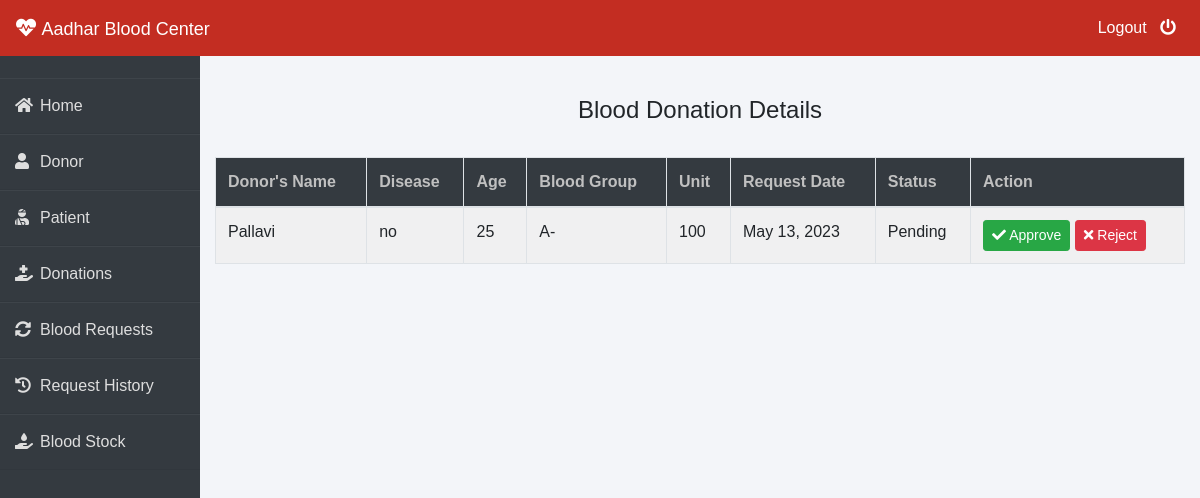
/admin-donation (signed in), run on an earlier commit of the app's database.
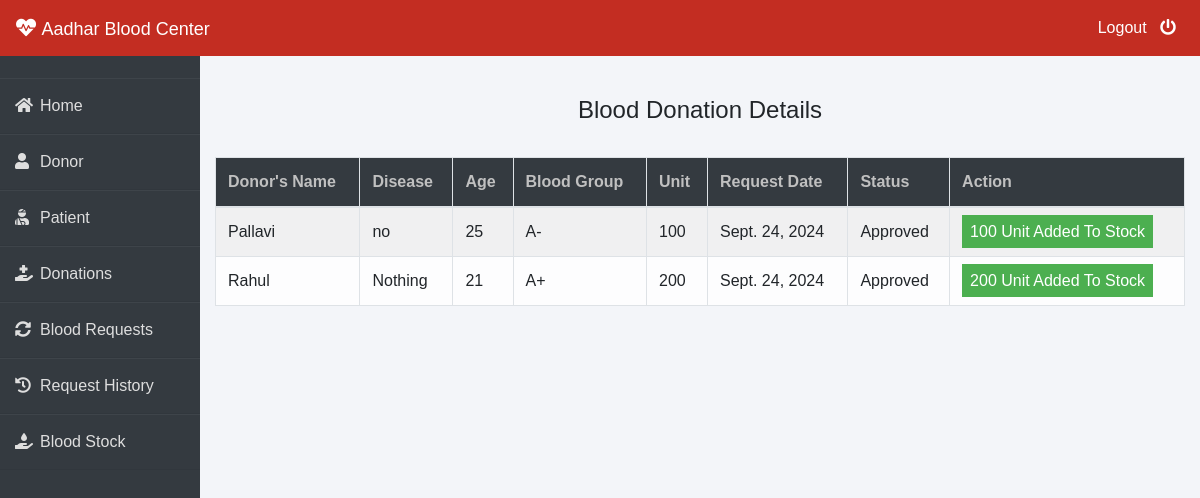
And on a later commit of the database.
### donor/models.py (models this page shows, shortened)
class BloodDonate(models.Model):
    donor=models.ForeignKey(Donor,on_delete=models.CASCADE)
    disease=models.CharField(max_length=100,default="Nothing")
    age=models.PositiveIntegerField()
    bloodgroup=models.CharField(max_length=10)
    unit=models.PositiveIntegerField(default=0)
    status=models.CharField(max_length=20,default="Pending")
    date=models.DateField(auto_now=True)

class Donor(models.Model):
    user=models.OneToOneField(User,on_delete=models.CASCADE)
    profile_pic= models.ImageField(upload_to='profile_pic/Donor/',null=True,blank=True)
    bloodgroup=models.CharField(max_length=10)
    address = models.CharField(max_length=40)
    mobile = models.CharField(max_length=20,null=False)
    def __str__(self):
        return self.user.first_name

### blood/views.py (the view)
# urls.py: path('admin-donation', views.admin_donation_view,name='admin-donation'),
@login_required(login_url='adminlogin')
def admin_donation_view(request):
    donations=dmodels.BloodDonate.objects.all()
    return render(request,'blood/admin_donation.html',{'donations':donations})

### templates/blood/admin_donation.html (shortened to what this page needs)
{% extends 'blood/adminbase.html' %}
{% block content %}
{% load widget_tweaks %}
{%load static%}
<head>
   </head>
<br><br>
<div class="container">
    <H4 class="text-center">Blood Donation Details</H4><br>
    <table class="table table-light table-hover table-bordered table-striped">
        <thead class="bg-dark">
            <tr>
                <th scope="col" style="color: rgb(192, 192, 192);">Donor's Name</th>
                <th scope="col" style="color: rgb(192, 192, 192);">Disease</th>
                <th scope="col" style="color: rgb(192, 192, 192);">Age</th>
                <th scope="col" style="color: rgb(192, 192, 192);">Blood Group</th>
                <th scope="col" style="color: rgb(192, 192, 192);">Unit</th>
                <th scope="col" style="color: rgb(192, 192, 192);">Request Date</th>
                <th scope="col" style="color: rgb(192, 192, 192);">Status</th>
                <th style="color: rgb(192, 192, 192);">Action</th>
            </tr>
        </thead>
        <tbody>
            {% for t in donations %}
            <tr>
                <td> {{t.donor}}</td>
                <td> {{t.disease}}</td>
                <td> {{t.age}}</td>
                <td>{{t.bloodgroup}}</td>
                <td>{{t.unit}}</td>
                <td>{{t.date}}</td>
                <td>{{t.status}}</td>
                {% if t.status == 'Pending' %}
                <td>
                    <button class="btn btn-success btn-sm"><a  style="text-decoration: none;color: white;" href="{% url 'approve-donation' t.id  %}"><i class="fa fa-check"></i> Approve</a> </button>
                    <button class="btn btn-danger btn-sm"><a  style="text-decoration: none;color: white;" href="{% url 'reject-donation' t.id  %}"><i class="fa fa-times"></i> Reject</a> </button>
                </td>
                {% elif  t.status == 'Approved' %}
                <td><span class="label success">{{t.unit}} Unit Added To Stock</span></td>
                {% else %}
                <td><span class="label danger">0 Unit Added To Stock</span></td>
                {% endif %}
            </tr>
            {% endfor %}
        </tbody>
    </table>
</div>
{% endblock content %}

What changed in the data, as far as the page shows it:
changed BloodDonate "no": date "May 13, 2023" → "Sept. 24, 2024"; status "Pending" → "Approved"; unit (not shown) → "100"; status "Approve Reject" → "Unit Added To Stock"
added BloodDonate: donor "Rahul", disease "Nothing", age "21", bloodgroup "A+", unit "200", date "Sept. 24, 2024", status "Approved"
